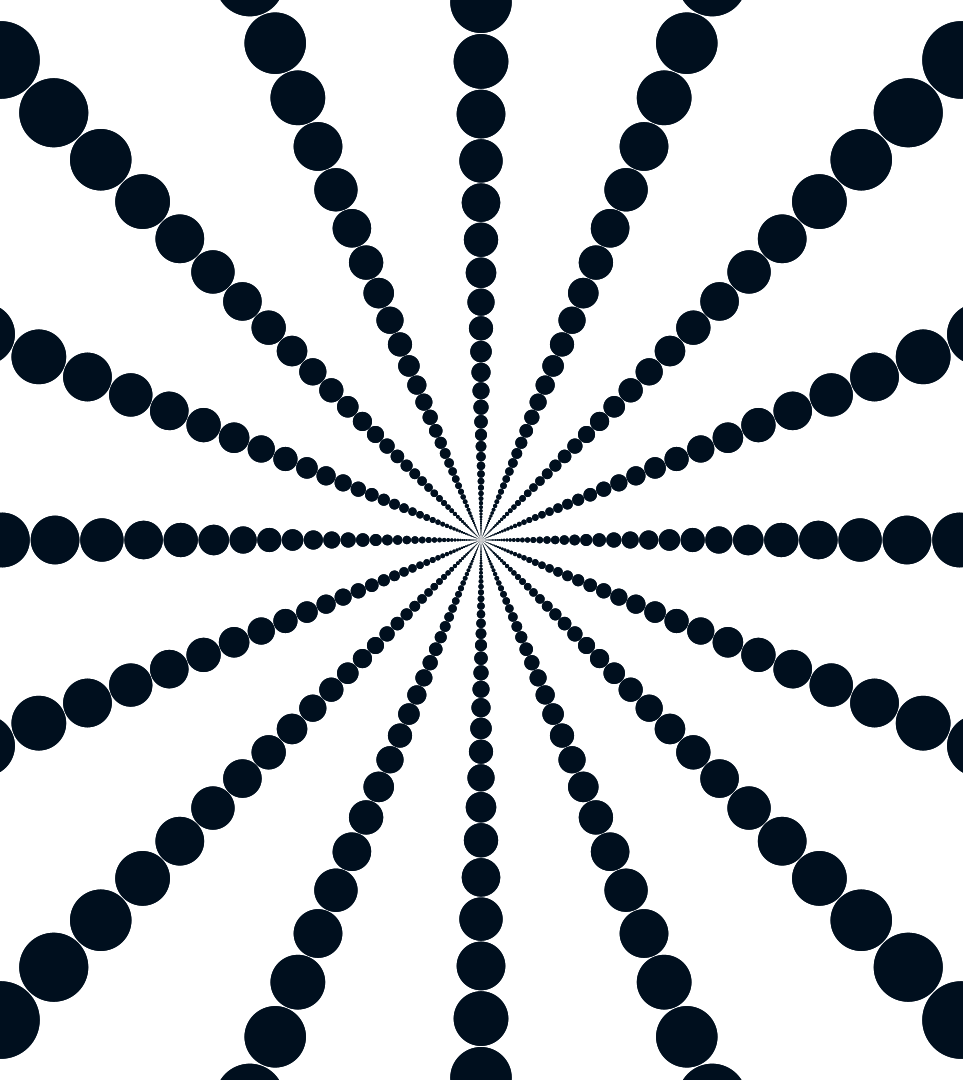
Frame 1 (no input)
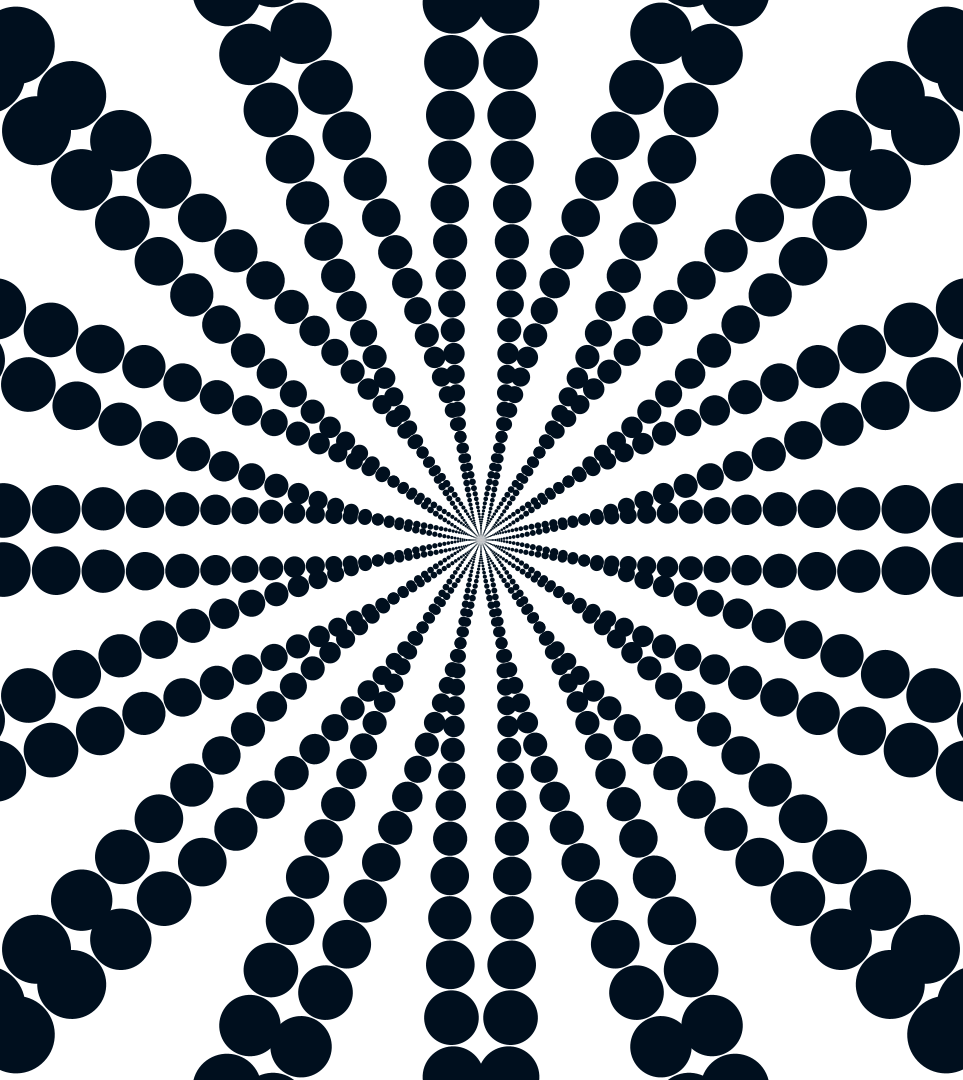
Frame 60 (the mouse pressed at the canvas centre just before this capture)
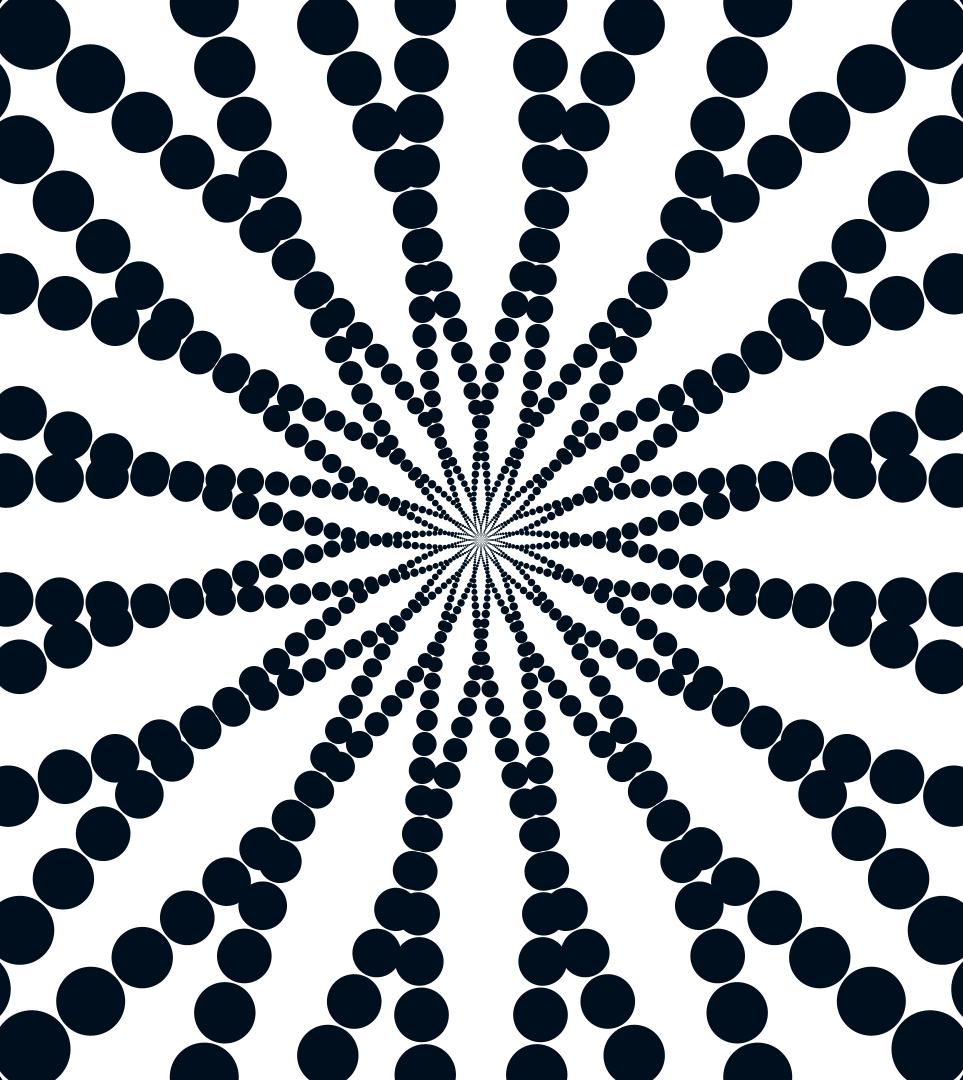
Frame 120 (the mouse held since frame 60 and released just before this capture)

The Processing sketch that drew these frames (run headless with seeded random() and noise(); from frame 60 on, the mouse is pressed at the canvas centre):

// Processing sketch: circuloVortexCoolFinal
// ── circuloVortexCoolFinal.pde
void setup() {
    size(963, 1080);   
    surface.setLocation(957,0);
    noStroke();
    fill(0,15,30); 
}

float angle;

void draw() {
    background(255);

    float x = width;
    float dia = 110;
    //float dia = 150;
    int num = 100;

    translate(width/2, height/2);
    for(float a=0; a<360; a+=22.5){
        rotate(radians(a));

        pushMatrix();
        for(int i=0; i<num; i++){
            scale(0.89);
            rotate(radians(angle));
            ellipse(x,0,dia,dia);
        }
        popMatrix();

        pushMatrix();
        for(int i=0; i<num; i++){
            scale(0.89);
            rotate(-radians(angle));
            ellipse(x,0,dia,dia);
        }
        popMatrix();
    }
    angle+=0.01;
    
}
